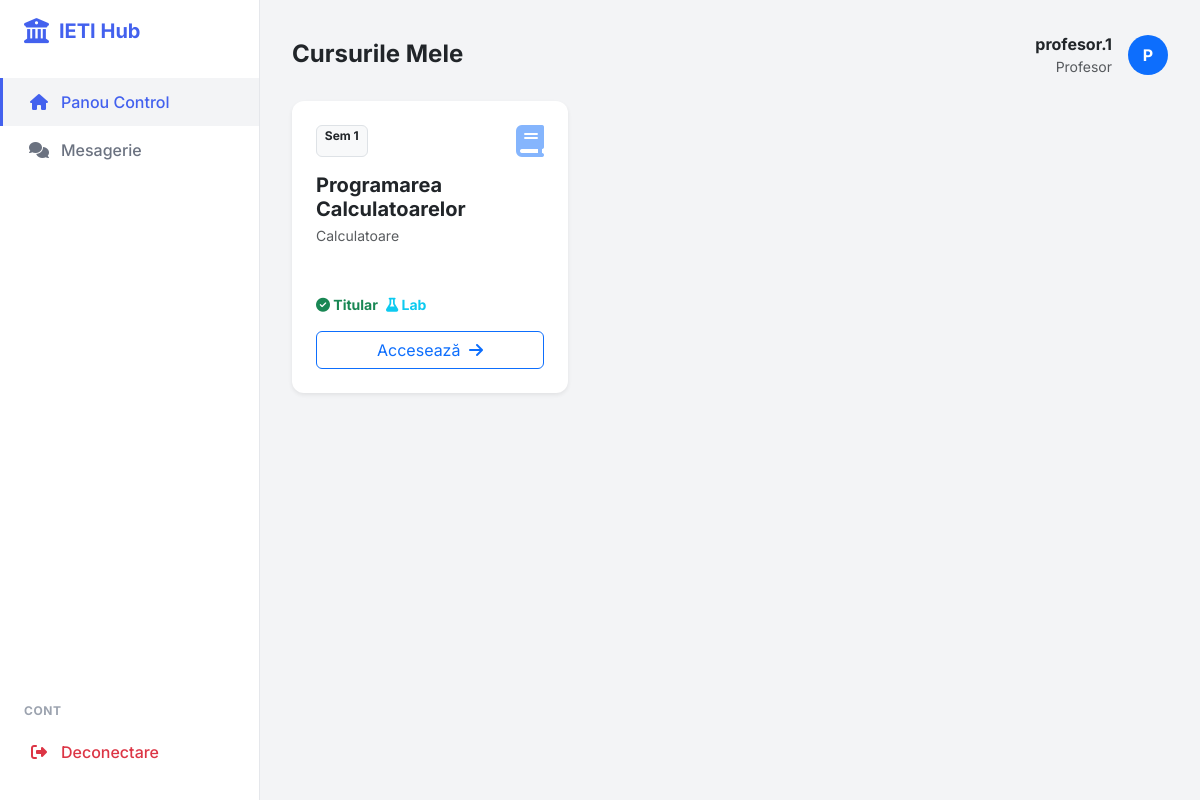
The app's page / (signed in) with its own data.
### app.py (models this page shows, shortened)
class User(UserMixin, db.Model):
    id = db.Column(db.Integer, primary_key=True)
    username = db.Column(db.String(150), unique=True, nullable=False)
    email = db.Column(db.String(150), unique=True, nullable=False)
    password = db.Column(db.String(150), nullable=False)
    role = db.Column(db.String(20), nullable=False, default='student')
    is_approved = db.Column(db.Boolean, default=False)
    student_profile = db.relationship('Student', backref='user_account', uselist=False, cascade="all, delete-orphan")
    profesor_profile = db.relationship('Profesor', backref='user_account', uselist=False, cascade="all, delete-orphan")

class Disciplina(db.Model):
    id_disciplina = db.Column(db.Integer, primary_key=True)
    nume_disciplina = db.Column(db.String(100), nullable=False)
    credite = db.Column(db.Integer, nullable=False)
    an_studiu = db.Column(db.Integer, nullable=False)
    specializare = db.Column(db.String(50), nullable=False)
    semestru = db.Column(db.Integer, nullable=False)
    has_laborator = db.Column(db.Boolean, default=False)
    has_seminar = db.Column(db.Boolean, default=False)
    has_proiect = db.Column(db.Boolean, default=False)
    id_titular = db.Column(db.Integer, db.ForeignKey('profesor.id_profesor'), nullable=True)
    id_laborant = db.Column(db.Integer, db.ForeignKey('profesor.id_profesor'), nullable=True)
    id_seminarist = db.Column(db.Integer, db.ForeignKey('profesor.id_profesor'), nullable=True)
    id_proiectant = db.Column(db.Integer, db.ForeignKey('profesor.id_profesor'), nullable=True)
    pondere_examen = db.Column(db.Integer, default=60)
    pondere_laborator = db.Column(db.Integer, default=40)
    pondere_proiect = db.Column(db.Integer, default=0)
    min_prez_curs = db.Column(db.Integer, default=50)
    min_prez_laborator = db.Column(db.Integer, default=100)
    min_prez_seminar = db.Column(db.Integer, default=100)
    min_prez_proiect = db.Column(db.Integer, default=100)
    note = db.relationship('Notare', backref='disciplina', lazy=True)
    inscrieri = db.relationship('Inscriere', backref='disciplina', lazy=True, cascade="all, delete-orphan")
    prezente = db.relationship('Prezenta', backref='disciplina', lazy=True, cascade="all, delete-orphan")

### app.py (the view)
@app.route('/')
@login_required
def index():
    if current_user.role == 'student': s = Student.query.filter_by(user_id=current_user.id).first(); return redirect(url_for('raport_student_general', student_id=s.id_student)) if s else "Cont incomplet"
    if current_user.role == 'profesor':
        prof = Profesor.query.filter_by(user_id=current_user.id).first()
        materii = Disciplina.query.filter(or_(Disciplina.id_titular == prof.id_profesor, Disciplina.id_laborant == prof.id_profesor, Disciplina.id_seminarist == prof.id_profesor, Disciplina.id_proiectant == prof.id_profesor)).all() if prof else []
        return render_template('index_profesor.html', materii=materii, profesor=prof)
    return render_template('index.html', studenti=Student.query.outerjoin(User).filter(User.is_approved==True).all(), profesori=Profesor.query.outerjoin(User).filter(User.is_approved==True).all())

### app.py (called while the page is built)
@login_manager.user_loader
def load_user(user_id):
    return User.query.get(int(user_id))

### templates/index_profesor.html (shortened to what this page needs)
{% extends "base.html" %}
{% block page_title %}Cursurile Mele{% endblock %}
{% block content %}
<div class="row g-4">
    {% for d in materii %}
    <div class="col-xl-4 col-md-6">
        <div class="card h-100 border-0 shadow-sm hover-shadow transition">
            <div class="card-body d-flex flex-column">
                <div class="d-flex justify-content-between mb-3">
                    <span class="badge bg-light text-dark border">Sem {{ d.semestru }}</span>
                    <i class="fas fa-book text-primary opacity-50 fa-2x"></i>
                </div>
                <h5 class="fw-bold text-dark mb-1">{{ d.nume_disciplina }}</h5>
                <p class="text-muted small mb-4">{{ d.specializare }}</p>
                <div class="mt-auto">
                    <div class="d-flex gap-2 mb-3 small">
                        {% if d.id_titular == profesor.id_profesor %}<span class="text-success fw-bold"><i class="fas fa-check-circle"></i> Titular</span>{% endif %}
                        {% if d.id_laborant == profesor.id_profesor %}<span class="text-info fw-bold"><i class="fas fa-flask"></i> Lab</span>{% endif %}
                    </div>
                    <a href="{{ url_for('panou_materie', id_disc=d.id_disciplina) }}" class="btn btn-outline-primary w-100">
                        Accesează <i class="fas fa-arrow-right ms-1"></i>
                    </a>
                </div>
            </div>
        </div>
    </div>
    {% else %}
    <div class="col-12 text-center py-5">
        <i class="fas fa-folder-open fa-3x text-muted mb-3"></i>
        <h5 class="text-muted">Nu aveți materii asignate.</h5>
    </div>
    {% endfor %}
</div>
{% endblock %}

### templates/base.html (shortened to what this page needs)
<!doctype html>
<html lang="ro">
<head>
    <link href="https://cdn.jsdelivr.net/npm/bootstrap@5.3.0/dist/css/bootstrap.min.css" rel="stylesheet">
    <link rel="stylesheet" href="https://cdnjs.cloudflare.com/ajax/libs/font-awesome/6.4.0/css/all.min.css">
</head>
<body>
{% if current_user.is_authenticated %}
<nav class="sidebar">
    <div class="brand">
        <i class="fas fa-university fa-lg"></i> IETI Hub
    </div>
    <div class="nav flex-column flex-grow-1">
        <a href="{{ url_for('index') }}" class="nav-link {{ 'active' if request.endpoint == 'index' else '' }}">
            <i class="fas fa-home"></i> Panou Control
        </a>
        <a href="{{ url_for('chat_home') }}" class="nav-link {{ 'active' if 'chat' in request.endpoint else '' }}">
            <i class="fas fa-comments"></i> Mesagerie
        </a>
        <div class="mt-auto mb-4">
            <div class="nav-title">Cont</div>
            <a href="{{ url_for('logout') }}" class="nav-link text-danger">
                <i class="fas fa-sign-out-alt"></i> Deconectare
            </a>
        </div>
    </div>
</nav>
{% endif %}
<main class="{{ 'main-content' if current_user.is_authenticated else '' }}">
    {% if current_user.is_authenticated and request.endpoint not in ['login', 'register'] %}
    <div class="d-flex justify-content-between align-items-center mb-4 d-none d-lg-flex">
        <div>
            <h4 class="fw-bold mb-0 text-dark">
                {% block page_title %}Dashboard{% endblock %}
            </h4>
        </div>
        <div class="d-flex align-items-center gap-3">
            <div class="text-end">
                <span class="d-block fw-bold text-dark">{{ current_user.username }}</span>
                <span class="d-block small text-muted">{{ current_user.role|capitalize }}</span>
            </div>
            <div class="bg-primary text-white rounded-circle d-flex align-items-center justify-content-center fw-bold" style="width: 40px; height: 40px;">
                {{ current_user.username[0]|upper }}
            </div>
        </div>
    </div>
    {% endif %}
    {% block content %}{% endblock %}
</main>
</body>
</html>

### templates/base.html (style rules this page uses)
:root { --primary: #4361ee; --secondary: #3f37c9; --success: #4cc9f0; --info: #4895ef; --warning: #f72585; --dark: #2b2d42; --light: #f8f9fa; --body-bg: #f3f4f6; --sidebar-width: 260px; }
body { font-family: 'Inter', sans-serif; background-color: var(--body-bg); color: #4b5563; min-height: 100vh; }
.sidebar { width: var(--sidebar-width); position: fixed; top: 0; left: 0; height: 100vh; background: #fff; border-right: 1px solid #e5e7eb; z-index: 1000; padding-top: 1rem; transition: all 0.3s; display: flex; flex-direction: column; }
.brand { padding: 0 1.5rem 2rem; font-size: 1.25rem; font-weight: 700; color: var(--primary); display: flex; align-items: center; gap: 10px; }
.nav-link { display: flex; align-items: center; padding: 0.75rem 1.5rem; color: #6b7280; font-weight: 500; transition: all 0.2s; border-left: 3px solid transparent; text-decoration: none; }
.nav-link:hover, .nav-link.active { color: var(--primary); background-color: #f3f4f6; border-left-color: var(--primary); }
.nav-link i { width: 24px; margin-right: 10px; text-align: center; }
.nav-title { padding: 1.5rem 1.5rem 0.5rem; font-size: 0.75rem; font-weight: 700; text-transform: uppercase; color: #9ca3af; letter-spacing: 0.05em; }
.main-content { margin-left: var(--sidebar-width); padding: 2rem; min-height: 100vh; transition: margin-left 0.3s; }
.card { border: none; border-radius: 12px; box-shadow: 0 1px 3px rgba(0,0,0,0.1); background: #fff; margin-bottom: 1.5rem; }
.card-body { padding: 1.5rem; }

### records on screen
User: username "profesor.1", role "Profesor", username "P"
Disciplina: semestru "1", nume_disciplina "Programarea Calculatoarelor", specializare "Calculatoare", shows "Titular", shows "Lab"
